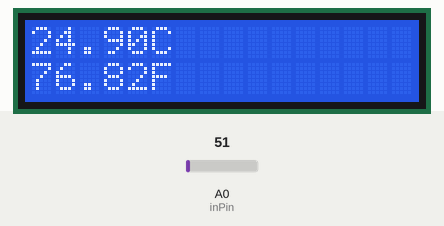
Simulated run of this sketch. Board: Arduino Uno, built with avr-gcc and run on an emulated ATmega328P. On the bench: 16×2 character LCD. Inputs (shaded band) come from the test bench; at power-on: A0 (inPin) = 51.

Above: at 1.2 s.
1.3 s: A0 (inPin) set to 61
At 2.7 s:
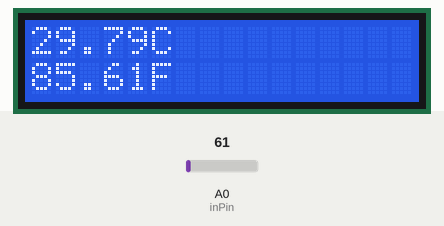
3.5 s: A0 (inPin) set to 71
At 4.6 s:
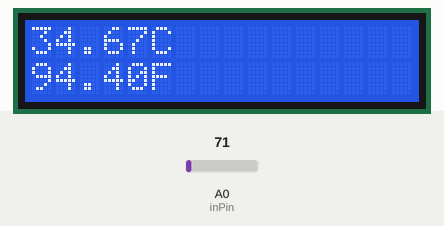
5.5 s: A0 (inPin) set to 86
At 6.5 s:
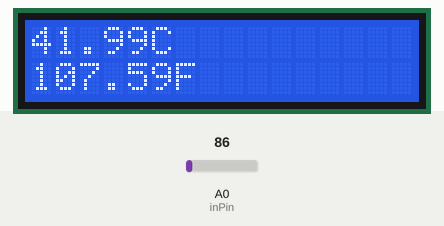
Timing chart, 0 to 8.5 s (numbered marks = the images above; inputs shaded):
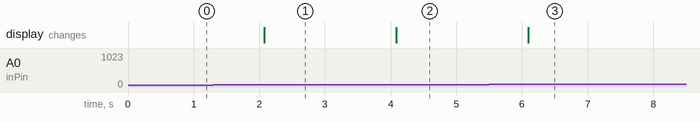

Measured:
- after the input at 1.3 s, the display: changes after 0.78 s (image 1)
- after the input at 3.5 s, the display: changes after 0.59 s (image 2)
- after the input at 5.5 s, the display: changes after 0.60 s (image 3)

The sketch:

code.ino
```cpp
/*
    Program Thermometer LM35 Based On Arduino Uno
*/
#include <LiquidCrystal.h>  //Pendeklarasian Library

LiquidCrystal lcd(12, 11, 5, 4, 3, 2);  // Pemilihan Pin dan pendeklarasian variabel
const int inPin = 0;

void setup() { //Pengaturan Pin dan Variabel
    lcd.begin(16, 2);
}

void loop() { //Perulangan Program
    int value = analogRead(inPin);  //Pembacaan Sensor
    lcd.setCursor(0, 1);
    float millivolts = (value / 1024.0) * 5000;  //Konversi Suhu
    float celsius = millivolts / 10;
    lcd.clear();
    lcd.setCursor(0, 0);
    lcd.print(celsius); //Penampilan Suhu
    lcd.print("C");
    lcd.setCursor(0, 1);
    lcd.print((celsius * 9) / 5 + 32);
    lcd.print("F");
    delay(1000);
}
```
